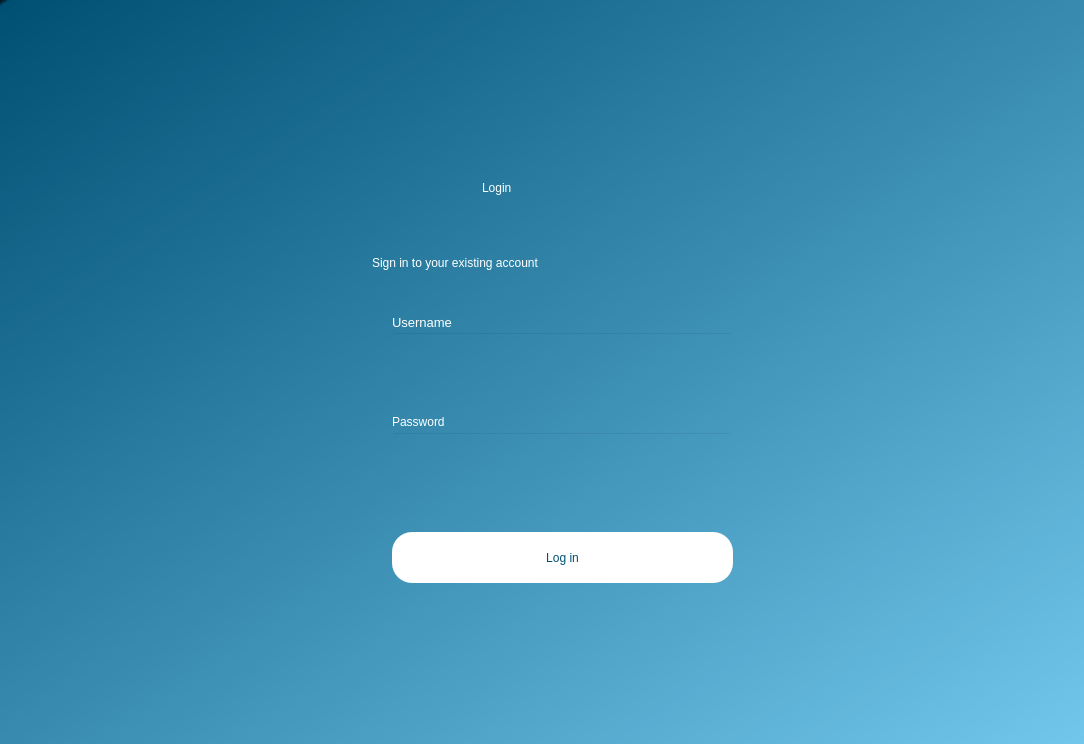
<?xml version="1.0" encoding="UTF-8"?>
<ui version="4.0">
 <class>MainWindow</class>
 <widget class="QMainWindow" name="MainWindow">
  <property name="geometry">
   <rect>
    <x>0</x>
    <y>0</y>
    <width>1084</width>
    <height>744</height>
   </rect>
  </property>
  <property name="minimumSize">
   <size>
    <width>1084</width>
    <height>744</height>
   </size>
  </property>
  <property name="windowTitle">
   <string>Dialog</string>
  </property>
  <widget class="QWidget" name="bgwidget">
   <property name="styleSheet">
    <string notr="true">QWidget#bgwidget{
	background-color: qlineargradient(spread:pad, x1:0, y1:0, x2:1, y2:1, stop:0 rgba(0, 0, 0, 255), stop:0.00526316 rgba(0, 80, 115, 255), stop:1 rgba(113, 199, 236, 255));
}</string>
   </property>
   <layout class="QGridLayout" name="gridLayout_3">
    <item row="1" column="0">
     <widget class="QLabel" name="label_7">
      <property name="text">
       <string/>
      </property>
     </widget>
    </item>
    <item row="1" column="1">
     <widget class="QWidget" name="widget" native="true">
      <property name="minimumSize">
       <size>
        <width>500</width>
        <height>500</height>
       </size>
      </property>
      <widget class="QPushButton" name="login">
       <property name="geometry">
        <rect>
         <x>100</x>
         <y>410</y>
         <width>341</width>
         <height>51</height>
        </rect>
       </property>
       <property name="sizePolicy">
        <sizepolicy hsizetype="Preferred" vsizetype="Preferred">
         <horstretch>0</horstretch>
         <verstretch>0</verstretch>
        </sizepolicy>
       </property>
       <property name="styleSheet">
        <string notr="true">QPushButton#login{
	border-radius:20px;
	background-color: rgb(255, 255, 255);
	color: rgb(0,80,115);
	font: 14pt &quot;MS Shell Dlg 2&quot;;
}

QPushButton#login:hover {
	background-color: rgb(85, 170, 255);
	color: rgb(0, 0, 0);
}

QPushButton#login:pressed {
    background-color: rgb(0, 80, 115);
	color: rgb(255,255,255);
}  

</string>
       </property>
       <property name="text">
        <string>Log in</string>
       </property>
      </widget>
      <widget class="QLabel" name="label_3">
       <property name="geometry">
        <rect>
         <x>100</x>
         <y>190</y>
         <width>81</width>
         <height>20</height>
        </rect>
       </property>
       <property name="sizePolicy">
        <sizepolicy hsizetype="Preferred" vsizetype="Preferred">
         <horstretch>0</horstretch>
         <verstretch>0</verstretch>
        </sizepolicy>
       </property>
       <property name="font">
        <font>
         <family>MS Shell Dlg 2</family>
         <pointsize>10</pointsize>
         <weight>50</weight>
         <italic>false</italic>
         <bold>false</bold>
        </font>
       </property>
       <property name="styleSheet">
        <string notr="true">font: 10pt &quot;MS Shell Dlg 2&quot;;
color: rgb(255, 255, 255);</string>
       </property>
       <property name="text">
        <string>Username </string>
       </property>
      </widget>
      <widget class="QLineEdit" name="user">
       <property name="geometry">
        <rect>
         <x>100</x>
         <y>210</y>
         <width>341</width>
         <height>51</height>
        </rect>
       </property>
       <property name="sizePolicy">
        <sizepolicy hsizetype="Preferred" vsizetype="Preferred">
         <horstretch>0</horstretch>
         <verstretch>0</verstretch>
        </sizepolicy>
       </property>
       <property name="styleSheet">
        <string notr="true">background-color:rgba(0,0,0,0);
font: 12pt &quot;MS Shell Dlg 2&quot;;</string>
       </property>
      </widget>
      <widget class="QLabel" name="label_4">
       <property name="geometry">
        <rect>
         <x>100</x>
         <y>290</y>
         <width>81</width>
         <height>20</height>
        </rect>
       </property>
       <property name="sizePolicy">
        <sizepolicy hsizetype="Preferred" vsizetype="Preferred">
         <horstretch>0</horstretch>
         <verstretch>0</verstretch>
        </sizepolicy>
       </property>
       <property name="styleSheet">
        <string notr="true">font: 10pt &quot;MS Shell Dlg 2&quot;;
color: rgb(255, 255, 255);</string>
       </property>
       <property name="text">
        <string>Password</string>
       </property>
      </widget>
      <widget class="QLabel" name="label">
       <property name="geometry">
        <rect>
         <x>190</x>
         <y>30</y>
         <width>151</width>
         <height>71</height>
        </rect>
       </property>
       <property name="sizePolicy">
        <sizepolicy hsizetype="Preferred" vsizetype="Preferred">
         <horstretch>0</horstretch>
         <verstretch>0</verstretch>
        </sizepolicy>
       </property>
       <property name="styleSheet">
        <string notr="true">font: 36pt &quot;MS Shell Dlg 2&quot;; color:rgb(255, 255, 255)</string>
       </property>
       <property name="text">
        <string>Login</string>
       </property>
      </widget>
      <widget class="QLabel" name="error">
       <property name="geometry">
        <rect>
         <x>360</x>
         <y>476</y>
         <width>341</width>
         <height>20</height>
        </rect>
       </property>
       <property name="styleSheet">
        <string notr="true">font: 12pt &quot;MS Shell Dlg 2&quot;; color:red;</string>
       </property>
       <property name="text">
        <string/>
       </property>
      </widget>
      <widget class="QLineEdit" name="password">
       <property name="geometry">
        <rect>
         <x>100</x>
         <y>310</y>
         <width>341</width>
         <height>51</height>
        </rect>
       </property>
       <property name="sizePolicy">
        <sizepolicy hsizetype="Preferred" vsizetype="Preferred">
         <horstretch>0</horstretch>
         <verstretch>0</verstretch>
        </sizepolicy>
       </property>
       <property name="styleSheet">
        <string notr="true">background-color:rgba(0,0,0,0);
font: 12pt &quot;MS Shell Dlg 2&quot;;</string>
       </property>
      </widget>
      <widget class="QLabel" name="label_2">
       <property name="geometry">
        <rect>
         <x>80</x>
         <y>120</y>
         <width>391</width>
         <height>41</height>
        </rect>
       </property>
       <property name="sizePolicy">
        <sizepolicy hsizetype="Preferred" vsizetype="Preferred">
         <horstretch>0</horstretch>
         <verstretch>0</verstretch>
        </sizepolicy>
       </property>
       <property name="styleSheet">
        <string notr="true">font: 16pt &quot;MS Shell Dlg 2&quot;;color:rgb(255, 255, 255)</string>
       </property>
       <property name="text">
        <string>Sign in to your existing account</string>
       </property>
      </widget>
     </widget>
    </item>
    <item row="0" column="0">
     <widget class="QLabel" name="label_9">
      <property name="text">
       <string/>
      </property>
     </widget>
    </item>
    <item row="2" column="1">
     <widget class="QLabel" name="label_8">
      <property name="text">
       <string/>
      </property>
     </widget>
    </item>
    <item row="1" column="2">
     <widget class="QLabel" name="label_10">
      <property name="text">
       <string/>
      </property>
     </widget>
    </item>
   </layout>
  </widget>
 </widget>
 <resources/>
 <connections/>
</ui>
